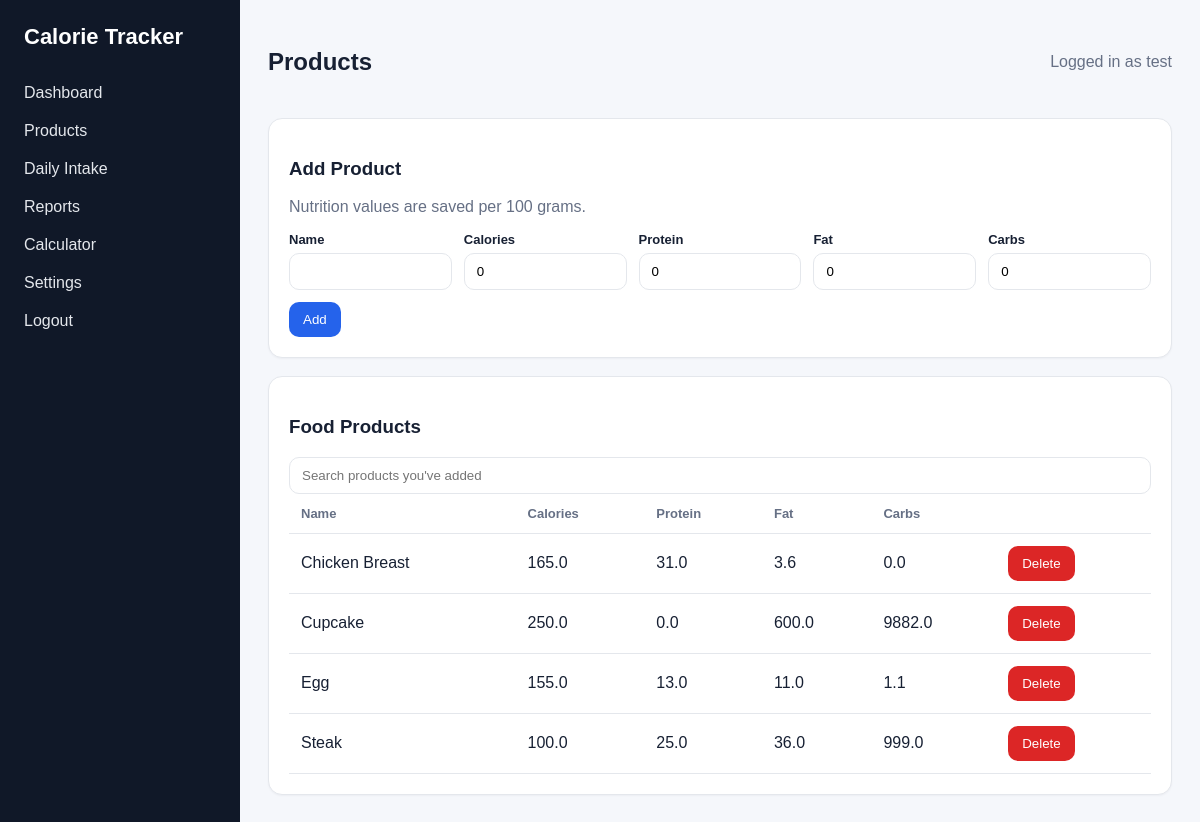
/products (signed in), run on the app's committed database.
### tables this page shows
CREATE TABLE "products" (id INTEGER PRIMARY KEY AUTOINCREMENT, name TEXT NOT NULL UNIQUE, calories REAL NOT NULL DEFAULT 0, protein REAL NOT NULL DEFAULT 0, fat REAL NOT NULL DEFAULT 0, carbs REAL NOT NULL DEFAULT 0, created_at TEXT NOT NULL DEFAULT CURRENT_TIMESTAMP, created_by TEXT REFERENCES Users (username) ON DELETE CASCADE);

### CaloriesTracker/app.py (the view, shortened to what this page needs)
@app.route("/products", methods=["GET", "POST"])
@login_required
def products():
    db = get_db()
    rows = db.execute("SELECT * FROM products WHERE created_by = ? OR created_by IS NULL ORDER BY name", (session["username"],)).fetchall()
    return render_template("products.html", products=rows)

### CaloriesTracker/app.py (called while the page is built)
def get_db() -> sqlite3.Connection:
    if "db" not in g:
        conn = sqlite3.connect(DB_PATH)
        conn.row_factory = sqlite3.Row
        g.db = conn
    return g.db

def login_required(view):
    @wraps(view)
    def wrapped_view(*args, **kwargs):
        if not session.get("logged_in"):
            return redirect(url_for("login"))
        return view(*args, **kwargs)
    return wrapped_view

### CaloriesTracker/templates/products.html (shortened to what this page needs)
{% extends 'base.html' %}
{% set title = 'Products' %}
{% set heading = 'Products' %}
{% block content %}
<div class="card">
    <h3>Add Product</h3>
    <p class="muted">Nutrition values are saved per 100 grams.</p>
    <form method="post" class="form-row">
        <div><label>Name</label><input name="name" required></div>
        <div><label>Calories</label><input name="calories" type="number" step="0.1" value="0"></div>
        <div><label>Protein</label><input name="protein" type="number" step="0.1" value="0"></div>
        <div><label>Fat</label><input name="fat" type="number" step="0.1" value="0"></div>
        <div><label>Carbs</label><input name="carbs" type="number" step="0.1" value="0"></div>
        <div><button type="submit">Add</button></div>
    </form>
</div>
<div class="card">
    <h3>Food Products</h3>
    <div class="input-group">
        <input id="productSearch" type="search" placeholder="Search products you've added">
    </div>
    <table id="foodTable">
        <thead><tr><th>Name</th><th>Calories</th><th>Protein</th><th>Fat</th><th>Carbs</th><th></th></tr></thead>
        <tbody>
            {% for p in products %}
            <tr>
                <td>{{ p.name }}</td>
                <td>{{ p.calories }}</td>
                <td>{{ p.protein }}</td>
                <td>{{ p.fat }}</td>
                <td>{{ p.carbs }}</td>
                <td>
                    <form class="inline-form" method="post" action="{{ url_for('delete_product', product_id=p.id) }}">
                        <button class="danger" type="submit">Delete</button>
                    </form>
                </td>
            </tr>
            {% else %}
            <tr><td colspan="6">No products added yet.</td></tr>
            {% endfor %}
        </tbody>
    </table>
</div>
{% endblock %}

### CaloriesTracker/static/style.css (style rules this page uses)
:root { --bg: #f5f7fb; --card: #ffffff; --text: #172033; --muted: #667085; --line: #e4e7ec; --primary: #2563eb; --danger: #dc2626; --success: #15803d; }
* { box-sizing: border-box; }
body { margin: 0; background: var(--bg); color: var(--text); font-family: Arial, Helvetica, sans-serif; }
.card { background: var(--card); border: 1px solid var(--line); border-radius: 14px; padding: 20px; margin-bottom: 18px; box-shadow: 0 1px 2px rgba(16,24,40,.04); }
.form-row { display: grid; grid-template-columns: repeat(5, 1fr); gap: 12px; align-items: end; }
label { display: block; font-weight: 700; font-size: 13px; margin-bottom: 6px; }
input, select { width: 100%; padding: 10px 12px; border: 1px solid var(--line); border-radius: 10px; background: white; }
button, .button { border: 0; background: var(--primary); color: white; padding: 10px 14px; border-radius: 10px; cursor: pointer; display: inline-block; }
button.danger { background: var(--danger); }
table { width: 100%; border-collapse: collapse; background: white; }
th, td { text-align: left; padding: 12px; border-bottom: 1px solid var(--line); }
th { color: var(--muted); font-size: 13px; }
.muted { color: var(--muted); }
.inline-form { display: inline; }

### data on the page
products: name "Chicken Breast", calories "165.0", protein "31.0", fat "3.6", carbs "0.0"
products: name "Cupcake", calories "250.0", protein "0.0", fat "600.0", carbs "9882.0"
products: name "Egg", calories "155.0", protein "13.0", fat "11.0", carbs "1.1"
products: name "Steak", calories "100.0", protein "25.0", fat "36.0", carbs "999.0"

### other printed values
{{ heading or title or 'Dashboard' }} "Products"
{{ session.get('username') }} "test"
